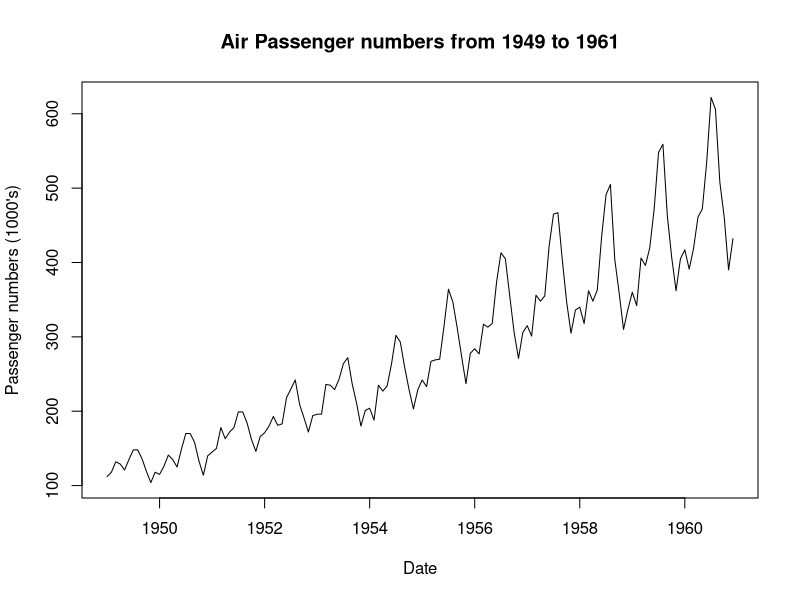
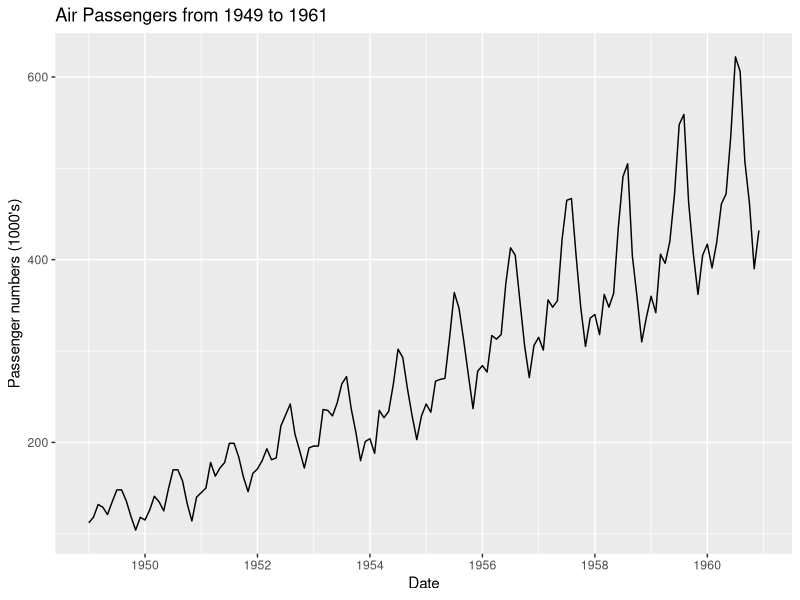
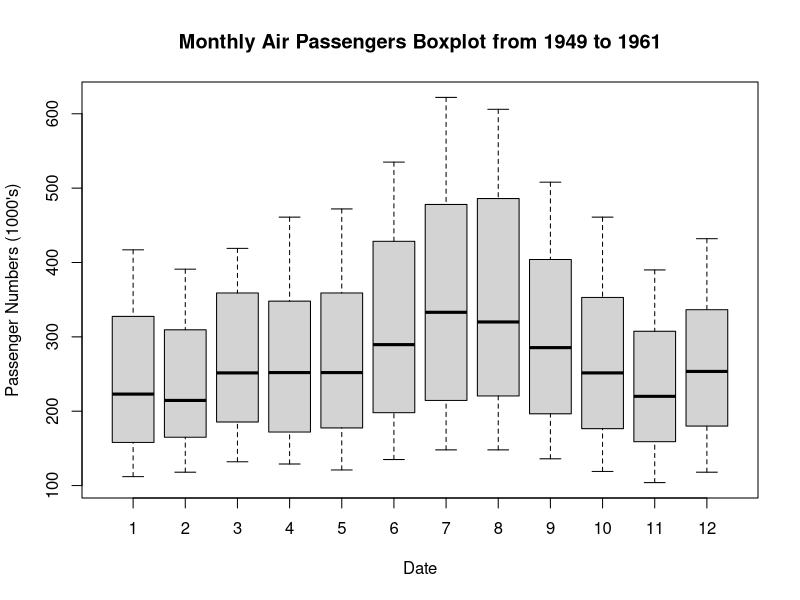
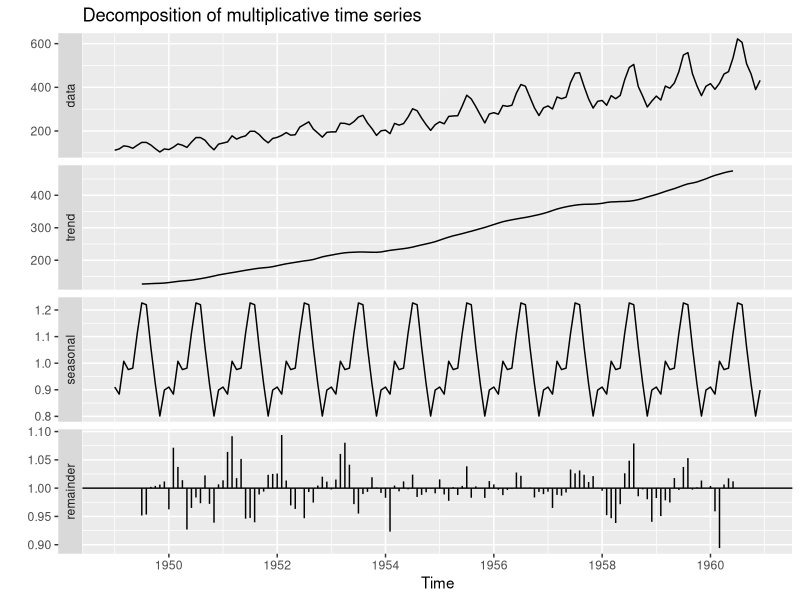
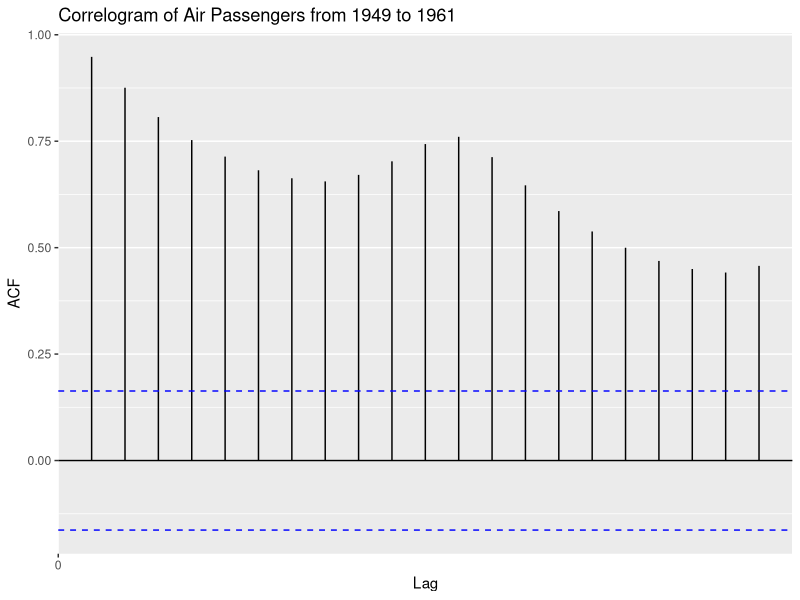
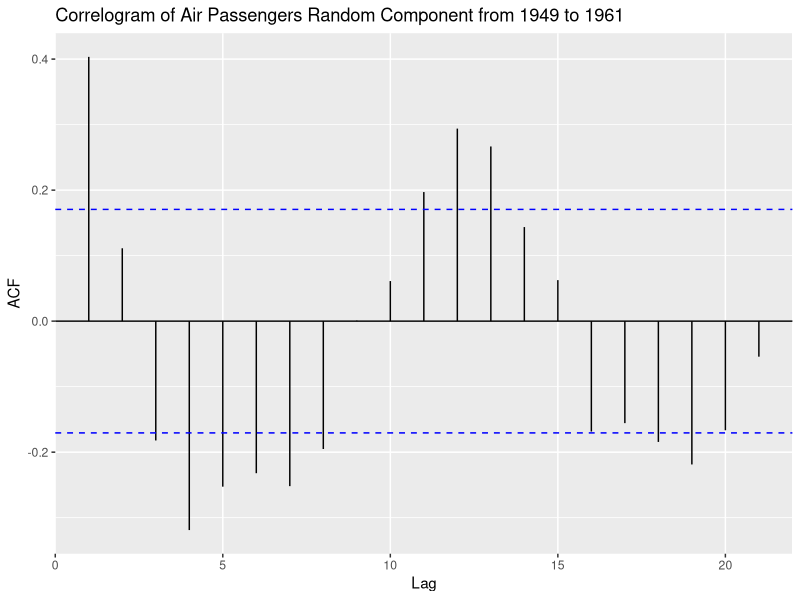
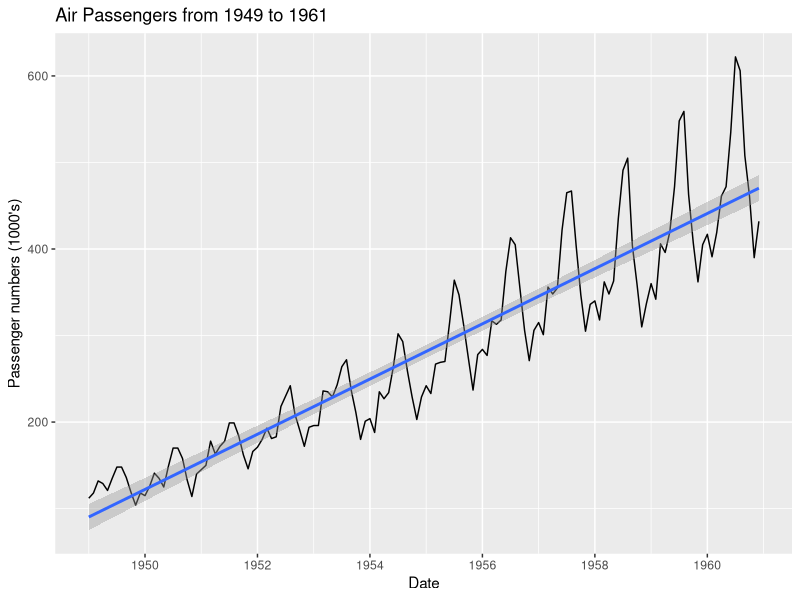
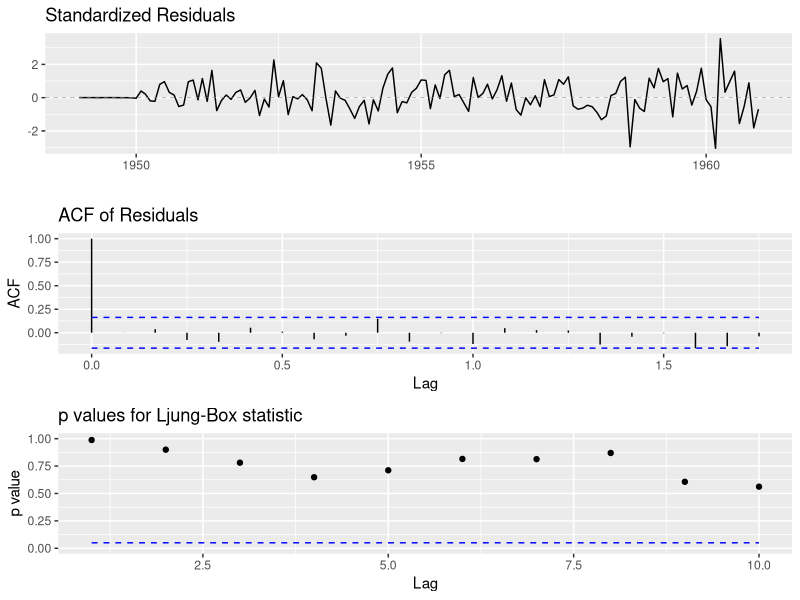

Reproduce these figures in R, in order.
#Time Series Analysis and Modeling with the Air Passengers Dataset

#### LOAD PACKAGES

library(ggfortify)

library(tseries)
library(forecast)


#### LOAD DATA

data(AirPassengers)
AP <- AirPassengers
# Take a look at the class of the dataset AirPassengers
class(AP)

# The AirPassenger dataset in R provides monthly totals of a US airline passengers, from 1949 to 1960. 
# This dataset is already of a time series class therefore no further class or date manipulation is required.

#### PERFORM EXPLORATORY DATA ANALYSIS
# To perform exploratory analysis, let's first review the data with summary statistics and plots in R.

# Take a look at the entries
AP

# Check for missing values
sum(is.na(AP))

# Check the frequency of the time series
frequency(AP)

# Check the cycle of the time series
cycle(AP)

# Review the table summary
summary(AP)

# Plot the raw data using the base plot function
plot(AP,xlab="Date", ylab = "Passenger numbers (1000's)",main="Air Passenger numbers from 1949 to 1961")

autoplot(AP) + labs(x ="Date", y = "Passenger numbers (1000's)", title="Air Passengers from 1949 to 1961") 

# Let's use the boxplot function to see any seasonal effects.

boxplot(AP~cycle(AP),xlab="Date", ylab = "Passenger Numbers (1000's)" ,main ="Monthly Air Passengers Boxplot from 1949 to 1961")

#From these exploratory plots, we can make some initial inferences:

# The passenger numbers increase over time with each year which may be indicative of an increasing linear trend, perhaps due to increasing demand for flight travel and commercialisation of airlines in that time period.
# In the boxplot there are more passengers travelling in months 6 to 9 with higher means and higher variances than the other months, indicating seasonality with a apparent cycle of 12 months. The rationale for this could be more people taking holidays and fly over the summer months in the US.
# AirPassengers appears to be multiplicative time series as the passenger numbers increase, it appears so does the pattern of seasonality.
# There do not appear to be any outliers and there are no missing values. Therefore no data cleaning is required.

# TIME SERIES DECOMPOSITION

#   We will decompose the time series for estimates of trend, seasonal, and random components using moving average method.
# 
# The multiplicative model is:
#   
#   Y[t]=T[t]???S[t]???e[t]
# 
# where
# 
# Y(t) is the number of passengers at time t,
# T(t) is the trend component at time t,
# S(t) is the seasonal component at time t,
# e(t) is the random error component at time t.


decomposeAP <- decompose(AP,"multiplicative")
autoplot(decomposeAP)

# TEST STATIONARITY OF THE TIME SERIES

#nm   A stationary time series has the conditions that the mean, variance and covariance are not functions of time. In order to fit arima models, the time series is required to be stationary.


adf.test(AP) 

#As a rule of thumb, where the p-value is less than 5%, we strong evidence against the null hypothesis, so we reject the null hypothesis. As per the test results above, the p-value is 0.01 which is <0.05 therefore we reject the null in favour of the alternative hypothesis that the time series is stationary.


# Test stationarity of the time series (Autocorrelation)
# 
# Another way to test for stationarity is to use autocorrelation. We will use autocorrelation function (acf) in from 
# the base stats R package. This function plots the correlation between a series and its lags ie previous observations 
# with a 95% confidence interval in blue. If the autocorrelation crosses the dashed blue line, it means that specific 
# lag is significantly correlated with current series.

autoplot(acf(AP,plot=FALSE))+ labs(title="Correlogram of Air Passengers from 1949 to 1961") 
# Review random time series for any missing values
decomposeAP$random

# Autoplot the random time series from 7:138 which exclude the NA values
autoplot(acf(decomposeAP$random[7:138],plot=FALSE))+ labs(title="Correlogram of Air Passengers Random Component from 1949 to 1961") 


# FIT A TIME SERIES MODEL
# 1. Linear Model
# 
# Since there is an upwards trend we will look at a linear model first for comparison. We plot AirPassengers raw dataset with a blue linear model.

autoplot(AP) + geom_smooth(method="lm")+ labs(x ="Date", y = "Passenger numbers (1000's)", title="Air Passengers from 1949 to 1961") 

#This may not be the best model to fit as it doesn't capture the seasonality and multiplicative effects over time.

# ARIMA Model
# 
# Use the auto.arima function from the forecast R package to fit the best model and coefficients, given the default parameters including seasonality as TRUE.

arimaAP <- auto.arima(AP)
arimaAP

# Series: AP 
# ARIMA(2,1,1)(0,1,0)[12] 
# 
# Coefficients:
#   ar1     ar2      ma1
# 0.5960  0.2143  -0.9819
# s.e.  0.0888  0.0880   0.0292
# 
# sigma^2 estimated as 132.3:  log likelihood=-504.92
# AIC=1017.85   AICc=1018.17   BIC=1029.35

# The ARIMA(2,1,1)(0,1,0)[12] model parameters are lag 1 differencing (d), an autoregressive term of second lag (p) and a moving average model of order 1 (q). Then the seasonal model has an autoregressive term of first lag (D) at model period 12 units, in this case months.
# 
# The ARIMA fitted model is:
#   
#   Y^=0.5960Yt???2+0.2143Yt???12???0.9819et???1+E
# 
# where E is some error.

#The ggtsdiag function from ggfortify R package performs model diagnostics of the residuals and the acf. will include a autocovariance plot.

ggtsdiag(arimaAP)

#The residual plots appear to be centered around 0 as noise, with no pattern. the arima model is a fairly good fit.
# 
# CALCULATE FORECASTS
# Finally we can plot a forecast of the time series using the forecast function, again from the forecast R package, with a 95% confidence interval where h is the forecast horizon periods in months.

forecastAP <- forecast(arimaAP, level = c(95), h = 36)
autoplot(forecastAP)
